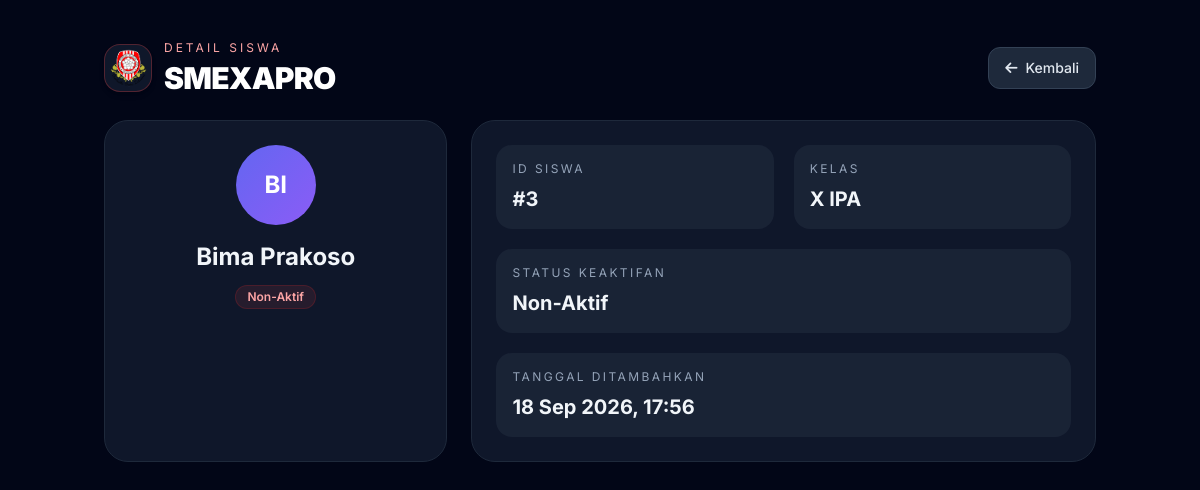
Screenshot of /detail.php?id=3 (signed in) with the database file from the repository.
### tables this page shows
CREATE TABLE IF NOT EXISTS siswa (
    id INT AUTO_INCREMENT PRIMARY KEY,
    nama VARCHAR(100) NOT NULL,
    kelas VARCHAR(50) NOT NULL,
    status ENUM('Aktif', 'Non-Aktif') NOT NULL DEFAULT 'Aktif',
    created_at TIMESTAMP DEFAULT CURRENT_TIMESTAMP
);

### detail.php (the view, shortened to what this page needs)
<?php
require __DIR__ . '/koneksi.php';
$id = filter_input(INPUT_GET, 'id', FILTER_VALIDATE_INT);
$stmt = $pdo->prepare('SELECT * FROM siswa WHERE id = :id LIMIT 1');
$stmt->execute([':id' => $id]);
$siswa = $stmt->fetch();
?>
<!DOCTYPE html>
<html lang="id" class="dark">
<head>
    <script src="https://cdn.tailwindcss.com"></script>
    <link rel="stylesheet" href="https://cdnjs.cloudflare.com/ajax/libs/font-awesome/6.5.2/css/all.min.css">
</head>
<body class="min-h-screen bg-slate-100 text-slate-800 dark:bg-slate-950 dark:text-slate-100">
    <div class="mx-auto max-w-5xl px-4 py-10">
        <div class="mb-6 flex items-center justify-between">
            <div class="flex items-center gap-3">
                <div class="flex h-12 w-12 items-center justify-center overflow-hidden rounded-2xl border border-red-200 bg-white p-1 shadow-md dark:border-red-500/30 dark:bg-slate-900">
                    <img src="assets/img/logo.png" alt="Logo sekolah" class="h-10 w-10 object-contain">
                </div>
                <div>
                    <p class="text-xs uppercase tracking-[0.25em] text-red-500 dark:text-red-300">Detail Siswa</p>
                    <h1 class="mt-1 text-3xl font-black tracking-tight text-slate-900 dark:text-white">SMEXAPRO</h1>
                </div>
            </div>
            <a href="index.php" class="inline-flex items-center gap-2 rounded-xl border border-slate-200 bg-white px-4 py-2.5 text-sm font-medium text-slate-700 transition hover:border-slate-300 dark:border-slate-700 dark:bg-slate-800 dark:text-slate-200">
                <i class="fa-solid fa-arrow-left"></i>
                Kembali
            </a>
        </div>
        <div class="grid gap-6 lg:grid-cols-[1.1fr_2fr]">
            <div class="rounded-3xl border border-slate-200 bg-white p-6 shadow-premium dark:border-slate-800 dark:bg-slate-900">
                <div class="flex flex-col items-center text-center">
                    <div class="flex h-20 w-20 items-center justify-center rounded-full bg-gradient-to-br from-indigo-500 to-violet-500 text-2xl font-bold text-white">
                        <?php echo htmlspecialchars(strtoupper(substr($siswa['nama'], 0, 2)), ENT_QUOTES, 'UTF-8'); ?>
                    </div>
                    <h2 class="mt-4 text-2xl font-bold"><?php echo htmlspecialchars($siswa['nama'], ENT_QUOTES, 'UTF-8'); ?></h2>
                    <span class="mt-3 inline-flex items-center rounded-full px-3 py-1 text-xs font-semibold ring-1 ring-inset <?php echo ($siswa['status'] === 'Aktif') ? 'bg-emerald-100 text-emerald-700 ring-emerald-600/20 dark:bg-emerald-500/10 dark:text-emerald-300' : 'bg-red-100 text-red-700 ring-red-600/20 dark:bg-red-500/10 dark:text-red-300'; ?>">
                        <?php echo htmlspecialchars($siswa['status'], ENT_QUOTES, 'UTF-8'); ?>
                    </span>
                </div>
            </div>
            <div class="rounded-3xl border border-slate-200 bg-white p-6 shadow-premium dark:border-slate-800 dark:bg-slate-900">
                <div class="grid gap-5 md:grid-cols-2">
                    <div class="rounded-2xl bg-slate-50 p-4 dark:bg-slate-800/70">
                        <p class="text-xs uppercase tracking-[0.2em] text-slate-500 dark:text-slate-400">ID Siswa</p>
                        <p class="mt-2 text-xl font-bold">#<?php echo (int) $siswa['id']; ?></p>
                    </div>
                    <div class="rounded-2xl bg-slate-50 p-4 dark:bg-slate-800/70">
                        <p class="text-xs uppercase tracking-[0.2em] text-slate-500 dark:text-slate-400">Kelas</p>
                        <p class="mt-2 text-xl font-bold"><?php echo htmlspecialchars($siswa['kelas'], ENT_QUOTES, 'UTF-8'); ?></p>
                    </div>
                    <div class="rounded-2xl bg-slate-50 p-4 dark:bg-slate-800/70 md:col-span-2">
                        <p class="text-xs uppercase tracking-[0.2em] text-slate-500 dark:text-slate-400">Status Keaktifan</p>
                        <p class="mt-2 text-xl font-bold"><?php echo htmlspecialchars($siswa['status'], ENT_QUOTES, 'UTF-8'); ?></p>
                    </div>
                    <div class="rounded-2xl bg-slate-50 p-4 dark:bg-slate-800/70 md:col-span-2">
                        <p class="text-xs uppercase tracking-[0.2em] text-slate-500 dark:text-slate-400">Tanggal Ditambahkan</p>
                        <p class="mt-2 text-xl font-bold"><?php echo date('d M Y, H:i', strtotime($siswa['created_at'])); ?></p>
                    </div>
                </div>
            </div>
        </div>
    </div>
</body>
</html>

### rows the page displays
siswa: nama "BI", nama "Bima Prakoso", status "Non-Aktif", id "3", kelas "X IPA", created_at "18 Sep 2026, 17:56"
